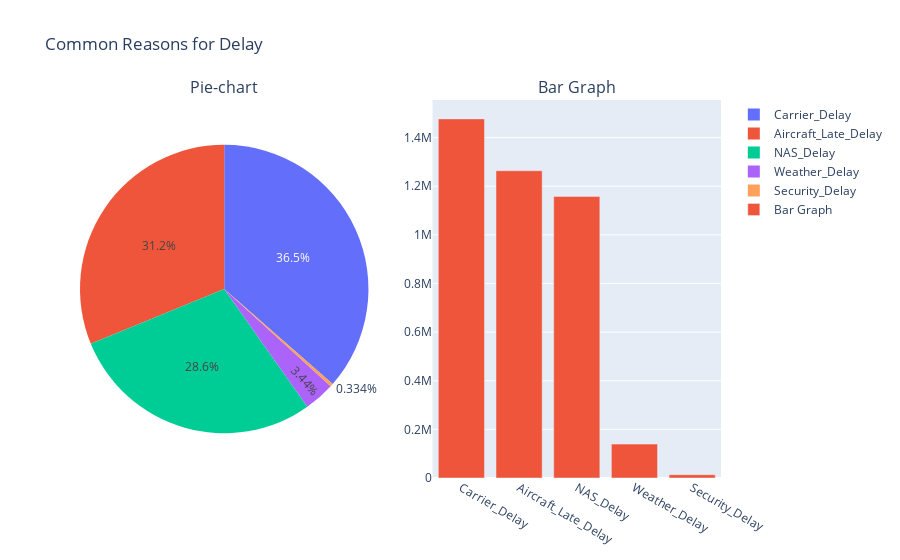

Source (notebook cell):
### Code cell
fig = make_subplots(
    rows=1, cols=2,
    specs=[[{"type": "pie"}, {"type": "bar"}]],
           subplot_titles=['Pie-chart', 'Bar Graph'],
)

fig.add_trace(go.Pie(labels=count_delay_df['Delay_Type'],values=count_delay_df['Delay_Count'], name='Pie-chart'),1,1)
fig.add_trace(go.Bar(x=count_delay_df['Delay_Type'], y=count_delay_df['Delay_Count'], name='Bar Graph'), 1,2)

fig.update_layout(title_text='Common Reasons for Delay')
fig.show()

### Figure 1 — Plotly figure (JSON) as saved in the notebook; plotly's stock layout.template omitted (floating-point values rounded to 4 significant figures)
{"data": [{"domain": {"x": [0, 0.45], "y": [0, 1]}, "labels": ["Carrier_Delay", "Aircraft_Late_Delay", "NAS_Delay", "Weather_Delay", "Security_Delay"], "name": "Pie-chart", "type": "pie", "values": [1476847, 1263740, 1158102, 139329, 13522]}, {"name": "Bar Graph", "type": "bar", "x": ["Carrier_Delay", "Aircraft_Late_Delay", "NAS_Delay", "Weather_Delay", "Security_Delay"], "xaxis": "x", "y": [1476847, 1263740, 1158102, 139329, 13522], "yaxis": "y"}], "layout": {"annotations": [{"font": {"size": 16}, "showarrow": false, "text": "Pie-chart", "x": 0.225, "xanchor": "center", "xref": "paper", "y": 1, "yanchor": "bottom", "yref": "paper"}, {"font": {"size": 16}, "showarrow": false, "text": "Bar Graph", "x": 0.775, "xanchor": "center", "xref": "paper", "y": 1, "yanchor": "bottom", "yref": "paper"}], "autosize": true, "title": {"text": "Common Reasons for Delay"}, "xaxis": {"anchor": "y", "autorange": true, "domain": [0.55, 1], "range": [-0.5, 4.5], "type": "category"}, "yaxis": {"anchor": "x", "autorange": true, "domain": [0, 1], "range": [0, 1555000.0], "type": "linear"}}}
